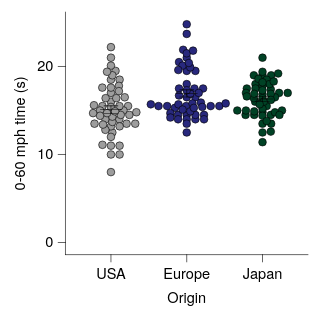

The Vega-Lite source for this figure:
### Vega-Lite specification from a JSON file in a GitHub repository (floating-point values rounded to 4 significant figures; data arrays with more than 128 entries replaced by an {"elided": "..."} marker saying what was removed)
{"background": null, "config": {"arc": {"fill": "#DBDBDB", "fillOpacity": 1.0, "innerRadius": 25.0, "padAngle": 0.03, "stroke": "black", "strokeOpacity": 1, "strokeWidth": 0.25}, "area": {"fill": "#DBDBDB", "fillOpacity": 1.0, "stroke": "black", "strokeOpacity": 1, "strokeWidth": 0.25}, "axis": {"domain": true, "domainCap": "round", "domainColor": "black", "domainWidth": 0.25, "grid": false, "gridCap": "round", "gridColor": "#F1F1F1", "gridDash": [0, 0], "gridOpacity": 1.0, "gridWidth": 0.25, "labelColor": "black", "labelFont": "Helvetica Neue, HelveticaNeue, Helvetica, Arial, sans-serif", "labelFontSize": 6, "labelFontStyle": "normal", "labelFontWeight": 400, "offset": 0, "ticks": true, "tickCap": "round", "tickColor": "black", "tickRound": false, "tickSize": 3.0, "tickWidth": 0.25, "titleColor": "black", "titleFont": "Helvetica Neue, HelveticaNeue, Helvetica, Arial, sans-serif", "titleFontSize": 6, "titleFontStyle": "normal", "titleFontWeight": 400}, "axisX": {"domain": true, "labelAlign": "center", "labelAngle": 0, "labels": true, "ticks": true, "translate": 0}, "axisY": {"domain": true, "labelAlign": "right", "labelAngle": 0, "labels": true, "ticks": true, "translate": 0}, "axisRight": {"domain": true, "labelAlign": "left", "labelAngle": 0, "labels": true, "ticks": true, "translate": 0}, "axisTop": {"domain": true, "labelAlign": "center", "labelAngle": 0, "labels": true, "ticks": true, "translate": 0}, "axisBand": {"tickOffset": 0}, "bar": {"fill": "#DBDBDB", "fillOpacity": 1.0, "stroke": "black", "strokeOpacity": 1, "strokeWidth": 0.25}, "boxplot": {"size": 9.0, "ticks": {"cornerRadius": 0.25, "fill": "black", "opacity": 1, "size": 4.5, "thickness": 0.25}, "box": {"fillOpacity": 1.0, "stroke": "black", "strokeOpacity": 1, "strokeWidth": 0.25}, "median": {"cornerRadius": 0, "fill": "black", "fillOpacity": 1.0, "opacity": 1, "size": 9.0, "thickness": 0.25}, "rule": {"fill": "black", "fillOpacity": 1.0, "size": 10.0, "stroke": "black", "strokeDash": [0, 0], "strokeOpacity": 1, "strokeWidth": 0.25}, "outliers": {"color": "black", "fill": "black", "fillOpacity": 1.0, "size": 0, "stroke": "black", "strokeOpacity": 1, "strokeWidth": 0.25}}, "circle": {"fill": "black", "fillOpacity": 1.0, "size": 1.25, "stroke": null, "strokeOpacity": 1, "strokeWidth": 0.25}, "errorband": {"band": {"fillOpacity": 0.6, "stroke": null, "strokeWidth": 0.25, "strokeOpacity": 1}, "borders": {"opacity": 0, "strokeOpacity": 1, "strokeWidth": 0.25}}, "errorbar": {"opacity": 1, "rule": {"strokeDash": [0, 0], "strokeWidth": 0.25}, "ticks": {"color": "black", "cornerRadius": 0.125, "opacity": 1, "size": 6.0, "thickness": 0.25}, "thickness": 0.25}, "font": "Helvetica Neue, HelveticaNeue, Helvetica, Arial, sans-serif", "geoshape": {"fill": "#DBDBDB", "fillOpacity": 1.0, "stroke": "black", "strokeOpacity": 1, "strokeWidth": 0.25}, "header": {"labelColor": "black", "labelFont": "Helvetica Neue, HelveticaNeue, Helvetica, Arial, sans-serif", "labelFontSize": 6, "labelFontStyle": "normal", "labelFontWeight": 400, "titleColor": "black", "titleFont": "Helvetica Neue, HelveticaNeue, Helvetica, Arial, sans-serif", "titleFontSize": 6, "titleFontStyle": "normal", "titleFontWeight": 400, "titlePadding": 0}, "legend": {"disable": false, "offset": 4.5, "titlePadding": 4, "labelOffset": 2, "gradientLabelOffset": 2, "columnPadding": 4, "rowPadding": 2, "gradientThickness": 5, "gradientOpacity": 1.0, "gradientStrokeColor": "black", "gradientStrokeWidth": 0.25, "labelColor": "black", "labelFont": "Helvetica Neue, HelveticaNeue, Helvetica, Arial, sans-serif", "labelFontSize": 6, "labelFontStyle": "normal", "labelFontWeight": 400, "strokeColor": "black", "strokeWidth": 0, "symbolSize": 36, "symbolStrokeColor": "black", "symbolStrokeWidth": 0.25, "titleColor": "black", "titleFont": "Helvetica Neue, HelveticaNeue, Helvetica, Arial, sans-serif", "titleFontSize": 6, "titleFontStyle": "normal", "titleFontWeight": 400}, "line": {"color": "black", "stroke": "black", "strokeCap": "butt", "strokeDash": [0, 0], "strokeOpacity": 1, "strokeWidth": 0.5}, "point": {"filled": true, "fill": "#DBDBDB", "fillOpacity": 1.0, "size": 5.0, "stroke": "black", "strokeOpacity": 1, "strokeWidth": 0.25}, "range": {"category": ["#9D9D9D", "#28287D", "#004225", "#47266F", "#00605D", "#DBDBDB", "#7983C1", "#6E927B", "#937FB4", "#699A97"], "diverging": {"scheme": ["#4F4265", "#6A5C82", "#85789D", "#A196B7", "#BDB5CE", "#D8D6DD", "#F6F6F6", "#CED8D7", "#9DBFBD", "#75A3A0", "#518683", "#326967", "#164D4B"]}, "heatmap": {"scheme": ["#440154", "#472270", "#433E82", "#38598C", "#2C728E", "#238A8D", "#24A086", "#39B578", "#5DC862", "#96D646", "#CAE02D", "#FDE724"]}, "ordinal": {"scheme": ["#F1F1F1", "#DBDBDB", "#C6C6C6", "#B2B2B2", "#9D9D9D", "#898989", "#767676", "#636363", "#515151", "#404040", "#2F2F2F", "#1F1F1F"]}, "ramp": {"scheme": ["#440154", "#472270", "#433E82", "#38598C", "#2C728E", "#238A8D", "#24A086", "#39B578", "#5DC862", "#96D646", "#CAE02D", "#FDE724"]}}, "rule": {"color": "black", "stroke": "black", "strokeCap": "round", "strokeDash": [2, 2], "strokeOpacity": 1, "strokeWidth": 0.25}, "scale": {"barBandPaddingInner": 0.1, "rectBandPaddingInner": 0, "tickBandPaddingInner": 0.1, "bandPaddingOuter": 0.1, "bandWithNestedOffsetPaddingInner": 0.2, "bandWithNestedOffsetPaddingOuter": 0.2, "offsetBandPaddingInner": 0, "offsetBandPaddingOuter": 0, "continuousPadding": 5.0, "round": false}, "rect": {"fill": "#DBDBDB", "fillOpacity": 1.0, "stroke": "black", "strokeOpacity": 1, "strokeWidth": 0.25}, "square": {"fill": "#DBDBDB", "fillOpacity": 1.0, "size": 10.0, "stroke": "black", "strokeOpacity": 1, "strokeWidth": 0.25}, "text": {"color": "black", "font": "Helvetica Neue, HelveticaNeue, Helvetica, Arial, sans-serif", "fontSize": 6, "fontStyle": "normal", "fontWeight": 400}, "tick": {"color": "black", "cornerRadius": 0.125, "opacity": 1.0, "size": 9.0, "thickness": 0.25}, "title": {"anchor": "middle", "frame": "group", "color": "black", "font": "Helvetica Neue, HelveticaNeue, Helvetica, Arial, sans-serif", "fontSize": 6, "fontStyle": "normal", "fontWeight": 400, "subtitleColor": "black", "subtitleFont": "Helvetica Neue, HelveticaNeue, Helvetica, Arial, sans-serif", "subtitleFontSize": 6, "subtitleFontStyle": "normal", "subtitleFontWeight": 400}, "trail": {"color": "black", "opacity": 1, "size": 0.5}, "view": {"continuousWidth": 100, "continuousHeight": 100, "discreteWidth": 100, "discreteHeight": 100, "fill": null, "stroke": null, "strokeWidth": 0.25}}, "layer": [{"data": {"name": "data-fff8341856742b0cfe310aaeede7bc4a"}, "mark": {"type": "circle", "opacity": 1.0, "size": 10.0, "stroke": "black", "strokeOpacity": 1, "strokeWidth": 0.25}, "encoding": {"color": {"field": "Origin", "legend": null, "scale": {"domain": ["USA", "Europe", "Japan"]}, "sort": ["USA", "Europe", "Japan"], "title": null, "type": "nominal"}, "x": {"axis": {}, "field": "Origin", "scale": {"domain": ["USA", "Europe", "Japan"]}, "sort": ["USA", "Europe", "Japan"], "title": "Origin", "type": "nominal"}, "xOffset": {"field": "beeswarm_x", "scale": {"domain": [-16.06, 16.06], "range": [-3.559, 28.56]}, "type": "quantitative"}, "y": {"field": "Acceleration", "title": "0-60 mph time (s)", "type": "quantitative", "scale": {"nice": false}}}}, {"data": {"name": "data-d979443d4e9b399518cd2fcbb34b9d6d"}, "mark": {"type": "errorbar"}, "encoding": {"x": {"axis": {}, "field": "Origin", "scale": {"domain": ["USA", "Europe", "Japan"]}, "sort": ["USA", "Europe", "Japan"], "title": "Origin", "type": "nominal"}, "y": {"field": "__mean", "title": "0-60 mph time (s)", "type": "quantitative", "scale": {"nice": false}}, "yError": {"field": "__error"}}}, {"data": {"name": "data-d979443d4e9b399518cd2fcbb34b9d6d"}, "mark": {"type": "tick"}, "encoding": {"x": {"axis": {}, "field": "Origin", "scale": {"domain": ["USA", "Europe", "Japan"]}, "sort": ["USA", "Europe", "Japan"], "title": "Origin", "type": "nominal"}, "y": {"field": "__mean", "title": "0-60 mph time (s)", "type": "quantitative", "scale": {"nice": false}}}}], "$schema": "https://vega.github.io/schema/vega-lite/v6.4.1.json", "datasets": {"data-fff8341856742b0cfe310aaeede7bc4a": {"elided": "150 records"}, "data-d979443d4e9b399518cd2fcbb34b9d6d": [{"Origin": "USA", "__mean": 15.11, "__error": 0.4137, "__dysonsphere__": 1}, {"Origin": "Europe", "__mean": 16.94, "__error": 0.4011, "__dysonsphere__": 1}, {"Origin": "Japan", "__mean": 16.3, "__error": 0.2857, "__dysonsphere__": 1}]}}
